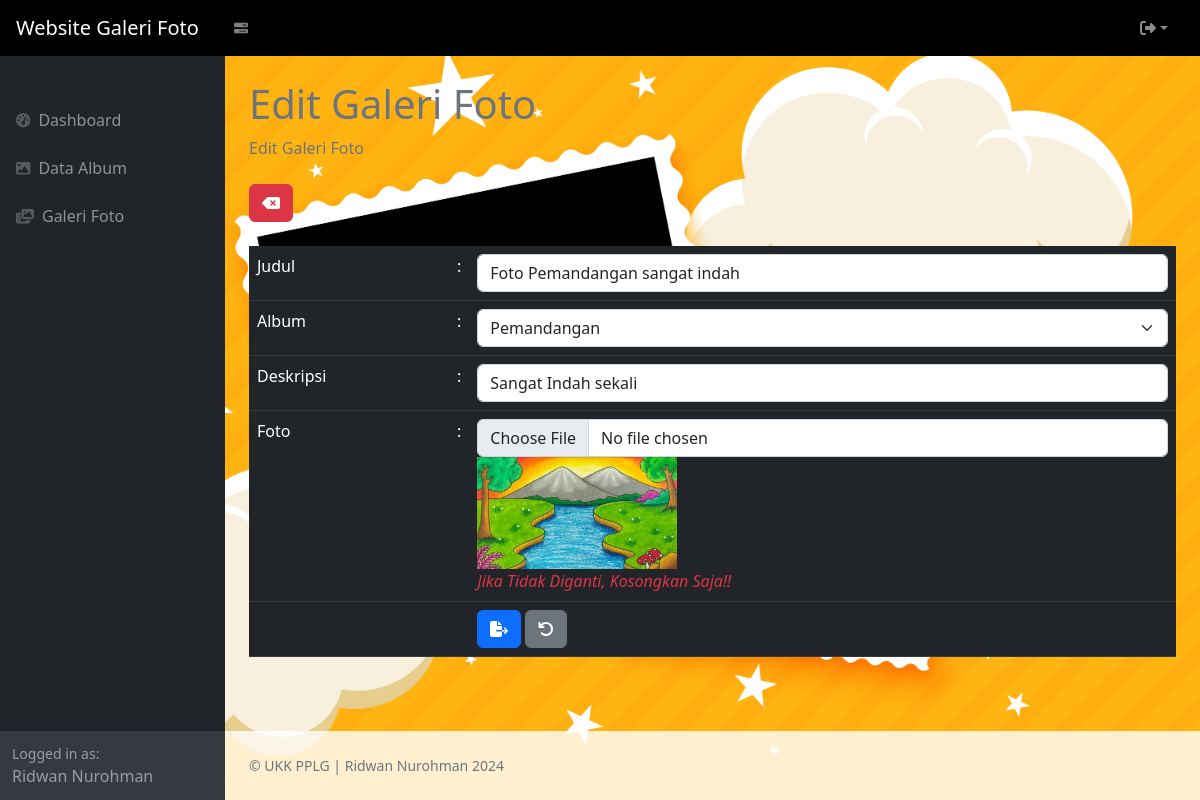
Screenshot of /index.php?page=galeri_ubah&&id=37 (signed in) with the database file from the repository.
### tables this page shows
CREATE TABLE `foto` (
  `fotoid` int(11) NOT NULL,
  `judulfoto` varchar(255) NOT NULL,
  `deskripsifoto` text NOT NULL,
  `tanggalunggah` date NOT NULL,
  `lokasifile` varchar(255) NOT NULL,
  `albumid` int(11) NOT NULL,
  `userid` int(11) NOT NULL
);

CREATE TABLE `album` (
  `albumid` int(11) NOT NULL,
  `namaalbum` varchar(255) NOT NULL,
  `deskripsi` text NOT NULL,
  `tanggalbuat` date NOT NULL,
  `userid` int(11) NOT NULL
);

### galeri_ubah.php (the view, shortened to what this page needs)
<?php
$id = $_GET['id'];
    $query = mysqli_query($koneksi, "SELECT*FROM foto WHERE fotoid=$id");
    $data = mysqli_fetch_array($query);
?>
<div class="container-fluid px-4">
                        <h1 class="mt-4 text-secondary">Edit Galeri Foto</h1>
                        <ol class="breadcrumb mb-4">
                            <li class="breadcrumb-item active">Edit Galeri Foto</li>
                        </ol>
                        <a href="?page=galeri" class="btn btn-danger"><i class="fa-solid fa-delete-left"></i></a>
                        <br><br>
                        <form method="POST" enctype="multipart/form-data">
                            <table class="table">
                                <tr class="table-dark">
                                    <td width="200">Judul</td>
                                    <td width="1">:</td>
                                    <td><input type="text" name="judulfoto" value="<?php echo $data['judulfoto']; ?>" class="form-control"></td>
                                </tr>
                                <tr class="table-dark">
                                    <td>Album</td>
                                    <td>:</td>
                                    <td>
                                        <select name="albumid" class="form-select form-control">
                                            <?php
                                              $al = mysqli_query($koneksi, "SELECT*FROM album");
                                              while($album = mysqli_fetch_array($al)) {
                                                ?>
                                                 <option
                                                 <?php
                                                     if($data['albumid'] == $album['albumid']) echo 'selected';
                                                 ?>
                                                 value="<?php echo $album['albumid']; ?>"><?php echo $album['namaalbum']; ?></option>
                                                <?php
                                              }
                                            ?>
                                        </select>
                                    </td>
                                </tr>
                                <tr class="table-dark">
                                    <td>Deskripsi</td>
                                    <td>:</td>
                                    <td><input type="text" name="deskripsifoto" value="<?php echo $data['deskripsifoto']; ?>" class="form-control"></td>
                                </tr>
                                <tr class="table-dark">
                                    <td>Foto</td>
                                    <td>:</td>
                                    <td>
                                        <input type="file" name="lokasifile" class="form-control">
                                        <a href="foto/<?php echo $data['lokasifile']; ?> " target="_blank">
                                         <img src="foto/<?php echo $data['lokasifile']; ?>" width="200" alt="lokasifile">
                                        </a>
                                        <br>
                                        <i class="text-danger">Jika Tidak Diganti, Kosongkan Saja!!</i>
                                    </td>
                                </tr>
                                <tr class="table-dark">
                                    <td></td>
                                    <td></td>
                                    <td>
                                    <button type="submit" class="btn btn-primary"><i class="fa-solid fa-file-export"></i></button>
                                    <button type="reset" class="btn btn-secondary"><i class="fa-solid fa-arrow-rotate-left"></i></button>
                                    </td>
                                </tr>
                            </table>
                        </form>
                    </div>

### index.php (style rules this page uses)
body { background-image: url('BG 1.jpg'); background-size: cover; background-position: center; color: black; }

### rows the page displays
foto: judulfoto "Foto Pemandangan sangat indah", albumid "Pemandangan", deskripsifoto "Sangat Indah sekali", lokasifile (picture)

### other values shown
$_SESSION['user']['namalengkap'] "Ridwan Nurohman"
